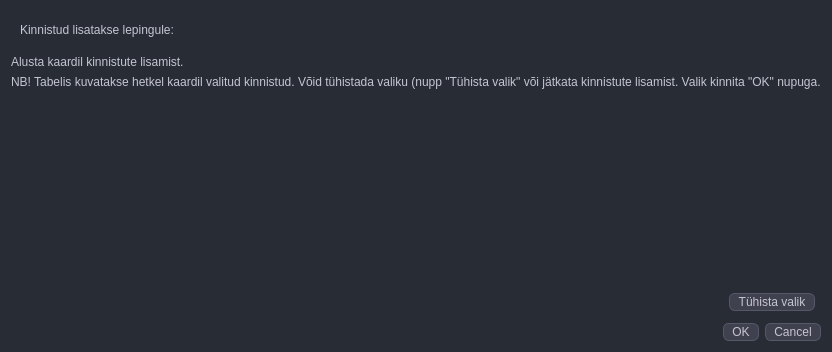
<?xml version="1.0" encoding="UTF-8"?>
<ui version="4.0">
 <class>Dialog</class>
 <widget class="QDialog" name="Dialog">
  <property name="geometry">
   <rect>
    <x>0</x>
    <y>0</y>
    <width>543</width>
    <height>352</height>
   </rect>
  </property>
  <property name="windowTitle">
   <string>Dialog</string>
  </property>
  <property name="styleSheet">
   <string notr="true">*{
	border: transparent;
	background-color: transparent;
    background: transparent;
	padding: 0;
	margin: 0;
	color: #c5c5d2;
}

/*konteinerite peamised omadused*/

QDialog{
    background-color: #272c35;
}

#swWorkSpace{
    background-color: #202123;
}
#Sevituudid{
    background-color: #343b47;
}

#leftMenuContainer{
    background-color: #202123 ;
}

#rightMenuContainer{
    background-color: #272c35;
}


/*nuppu peamised omadused*/
/*Üldomadused*/
QPushButton{
	padding: 1px 8px;
    border-radius: 6px;
	background-color:#40414f;
	border: 0.5px solid #565869;
}


QPushButton:hover{
    background-color: #8e8ea0;
	padding: 1px 8px;
    border-radius: 8px;
	border: 0.5px solid #acacbe;
    
	color: rgb(255, 255, 255);
	padding: 2px 8px;
    border-radius: 6px;
}
</string>
  </property>
  <layout class="QVBoxLayout" name="verticalLayout">
   <item>
    <widget class="QFrame" name="fMainLabel">
     <property name="frameShape">
      <enum>QFrame::StyledPanel</enum>
     </property>
     <property name="frameShadow">
      <enum>QFrame::Raised</enum>
     </property>
     <layout class="QHBoxLayout" name="horizontalLayout_2">
      <item>
       <widget class="QLabel" name="lblDescription">
        <property name="text">
         <string>Kinnistud lisatakse lepingule:</string>
        </property>
       </widget>
      </item>
      <item>
       <widget class="QLabel" name="lblContractNumber">
        <property name="text">
         <string/>
        </property>
       </widget>
      </item>
      <item>
       <widget class="QLabel" name="lblContractName">
        <property name="text">
         <string/>
        </property>
       </widget>
      </item>
      <item>
       <spacer name="horizontalSpacer">
        <property name="orientation">
         <enum>Qt::Horizontal</enum>
        </property>
        <property name="sizeHint" stdset="0">
         <size>
          <width>40</width>
          <height>20</height>
         </size>
        </property>
       </spacer>
      </item>
     </layout>
    </widget>
   </item>
   <item>
    <widget class="QLabel" name="label">
     <property name="text">
      <string>Alusta kaardil kinnistute lisamist.</string>
     </property>
    </widget>
   </item>
   <item alignment="Qt::AlignHCenter">
    <widget class="QLabel" name="label_2">
     <property name="text">
      <string>NB! Tabelis kuvatakse hetkel kaardil valitud kinnistud. Võid tühistada valiku (nupp &quot;Tühista valik&quot; või jätkata kinnistute lisamist. Valik kinnita &quot;OK&quot; nupuga.</string>
     </property>
    </widget>
   </item>
   <item>
    <widget class="QFrame" name="frame">
     <property name="frameShape">
      <enum>QFrame::StyledPanel</enum>
     </property>
     <property name="frameShadow">
      <enum>QFrame::Raised</enum>
     </property>
     <layout class="QHBoxLayout" name="horizontalLayout">
      <item>
       <widget class="QTableView" name="tvProperties_AddTo_Contracts"/>
      </item>
     </layout>
    </widget>
   </item>
   <item>
    <widget class="QFrame" name="frame_2">
     <property name="frameShape">
      <enum>QFrame::StyledPanel</enum>
     </property>
     <property name="frameShadow">
      <enum>QFrame::Raised</enum>
     </property>
     <layout class="QVBoxLayout" name="verticalLayout_3">
      <property name="leftMargin">
       <number>0</number>
      </property>
      <property name="topMargin">
       <number>0</number>
      </property>
      <property name="rightMargin">
       <number>6</number>
      </property>
      <property name="bottomMargin">
       <number>6</number>
      </property>
      <item alignment="Qt::AlignRight">
       <widget class="QPushButton" name="pbClear_list">
        <property name="text">
         <string>Tühista valik</string>
        </property>
       </widget>
      </item>
     </layout>
    </widget>
   </item>
   <item>
    <widget class="QDialogButtonBox" name="buttonBox">
     <property name="orientation">
      <enum>Qt::Horizontal</enum>
     </property>
     <property name="standardButtons">
      <set>QDialogButtonBox::Cancel|QDialogButtonBox::Ok</set>
     </property>
    </widget>
   </item>
  </layout>
 </widget>
 <resources/>
 <connections>
  <connection>
   <sender>buttonBox</sender>
   <signal>accepted()</signal>
   <receiver>Dialog</receiver>
   <slot>accept()</slot>
   <hints>
    <hint type="sourcelabel">
     <x>248</x>
     <y>254</y>
    </hint>
    <hint type="destinationlabel">
     <x>157</x>
     <y>274</y>
    </hint>
   </hints>
  </connection>
  <connection>
   <sender>buttonBox</sender>
   <signal>rejected()</signal>
   <receiver>Dialog</receiver>
   <slot>reject()</slot>
   <hints>
    <hint type="sourcelabel">
     <x>316</x>
     <y>260</y>
    </hint>
    <hint type="destinationlabel">
     <x>286</x>
     <y>274</y>
    </hint>
   </hints>
  </connection>
 </connections>
</ui>
